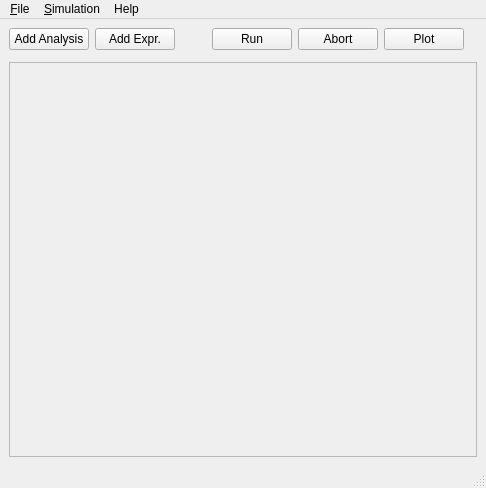
<?xml version="1.0" encoding="UTF-8"?>
<ui version="4.0">
 <class>SimWin</class>
 <widget class="QMainWindow" name="SimWin">
  <property name="geometry">
   <rect>
    <x>0</x>
    <y>0</y>
    <width>486</width>
    <height>488</height>
   </rect>
  </property>
  <property name="windowTitle">
   <string>MainWindow</string>
  </property>
  <property name="windowIcon">
   <iconset resource="bench.qrc">
    <normaloff>:/bench.svg</normaloff>:/bench.svg</iconset>
  </property>
  <widget class="QWidget" name="centralwidget">
   <layout class="QVBoxLayout" name="verticalLayout">
    <item>
     <layout class="QHBoxLayout" name="horizontalLayout">
      <item>
       <widget class="QPushButton" name="btnSim">
        <property name="text">
         <string>Add Analysis</string>
        </property>
       </widget>
      </item>
      <item>
       <widget class="QPushButton" name="btnExpr">
        <property name="text">
         <string>Add Expr.</string>
        </property>
       </widget>
      </item>
      <item>
       <spacer name="horizontalSpacer">
        <property name="orientation">
         <enum>Qt::Horizontal</enum>
        </property>
        <property name="sizeHint" stdset="0">
         <size>
          <width>40</width>
          <height>20</height>
         </size>
        </property>
       </spacer>
      </item>
      <item>
       <widget class="QPushButton" name="btnRun">
        <property name="text">
         <string>Run</string>
        </property>
       </widget>
      </item>
      <item>
       <widget class="QPushButton" name="btnStop">
        <property name="text">
         <string>Abort</string>
        </property>
       </widget>
      </item>
      <item>
       <widget class="QPushButton" name="btnPlot">
        <property name="text">
         <string>Plot</string>
        </property>
       </widget>
      </item>
      <item>
       <widget class="QLabel" name="status">
        <property name="text">
         <string>&lt;Status&gt;</string>
        </property>
       </widget>
      </item>
     </layout>
    </item>
    <item>
     <widget class="FileFrame" name="fileFrame">
      <property name="frameShape">
       <enum>QFrame::StyledPanel</enum>
      </property>
      <property name="frameShadow">
       <enum>QFrame::Plain</enum>
      </property>
     </widget>
    </item>
    <item>
     <widget class="QScrollArea" name="scrollArea">
      <property name="widgetResizable">
       <bool>true</bool>
      </property>
      <property name="alignment">
       <set>Qt::AlignLeading|Qt::AlignLeft|Qt::AlignTop</set>
      </property>
      <widget class="QWidget" name="scrollAreaWidgetContents">
       <property name="geometry">
        <rect>
         <x>0</x>
         <y>0</y>
         <width>472</width>
         <height>392</height>
        </rect>
       </property>
       <layout class="QVBoxLayout" name="verticalLayout_2">
        <item>
         <widget class="QWidget" name="topArea" native="true"/>
        </item>
       </layout>
      </widget>
     </widget>
    </item>
   </layout>
  </widget>
  <widget class="QMenuBar" name="menubar">
   <property name="geometry">
    <rect>
     <x>0</x>
     <y>0</y>
     <width>486</width>
     <height>20</height>
    </rect>
   </property>
   <widget class="QMenu" name="menu_File">
    <property name="title">
     <string>&amp;File</string>
    </property>
    <addaction name="actionNew"/>
    <addaction name="actionOpen"/>
    <addaction name="actionSave"/>
    <addaction name="actionSaveAs"/>
    <addaction name="separator"/>
    <addaction name="actionExit"/>
   </widget>
   <widget class="QMenu" name="menu_Simulation">
    <property name="title">
     <string>&amp;Simulation</string>
    </property>
    <addaction name="actionRun"/>
    <addaction name="actionAbort"/>
    <addaction name="separator"/>
    <addaction name="actionPlot"/>
   </widget>
   <widget class="QMenu" name="menuHelp">
    <property name="title">
     <string>Help</string>
    </property>
    <addaction name="actionAbout"/>
    <addaction name="actionAboutQt"/>
   </widget>
   <addaction name="menu_File"/>
   <addaction name="menu_Simulation"/>
   <addaction name="menuHelp"/>
  </widget>
  <widget class="QStatusBar" name="statusbar"/>
  <action name="actionNew">
   <property name="text">
    <string>&amp;New</string>
   </property>
   <property name="shortcut">
    <string>Ctrl+N</string>
   </property>
  </action>
  <action name="actionOpen">
   <property name="text">
    <string>&amp;Open</string>
   </property>
   <property name="shortcut">
    <string>Ctrl+O</string>
   </property>
  </action>
  <action name="actionSave">
   <property name="text">
    <string>&amp;Save</string>
   </property>
   <property name="shortcut">
    <string>Ctrl+S</string>
   </property>
  </action>
  <action name="actionSaveAs">
   <property name="text">
    <string>Save &amp;As</string>
   </property>
  </action>
  <action name="actionExit">
   <property name="text">
    <string>&amp;Exit</string>
   </property>
   <property name="shortcut">
    <string>Ctrl+Q</string>
   </property>
  </action>
  <action name="actionRun">
   <property name="text">
    <string>&amp;Run</string>
   </property>
   <property name="shortcut">
    <string>Ctrl+R</string>
   </property>
  </action>
  <action name="actionAbort">
   <property name="text">
    <string>Abort</string>
   </property>
  </action>
  <action name="actionPlot">
   <property name="text">
    <string>&amp;Plot</string>
   </property>
   <property name="shortcut">
    <string>Ctrl+P</string>
   </property>
  </action>
  <action name="actionAbout">
   <property name="icon">
    <iconset resource="bench.qrc">
     <normaloff>:/bench.svg</normaloff>:/bench.svg</iconset>
   </property>
   <property name="text">
    <string>About</string>
   </property>
  </action>
  <action name="actionAboutQt">
   <property name="text">
    <string>aboutQt</string>
   </property>
  </action>
 </widget>
 <customwidgets>
  <customwidget>
   <class>FileFrame</class>
   <extends>QFrame</extends>
   <header>.fileframe</header>
   <container>1</container>
  </customwidget>
 </customwidgets>
 <resources>
  <include location="bench.qrc"/>
 </resources>
 <connections>
  <connection>
   <sender>actionExit</sender>
   <signal>triggered()</signal>
   <receiver>SimWin</receiver>
   <slot>close()</slot>
   <hints>
    <hint type="sourcelabel">
     <x>-1</x>
     <y>-1</y>
    </hint>
    <hint type="destinationlabel">
     <x>242</x>
     <y>243</y>
    </hint>
   </hints>
  </connection>
  <connection>
   <sender>btnRun</sender>
   <signal>clicked()</signal>
   <receiver>actionRun</receiver>
   <slot>trigger()</slot>
   <hints>
    <hint type="sourcelabel">
     <x>327</x>
     <y>36</y>
    </hint>
    <hint type="destinationlabel">
     <x>-1</x>
     <y>-1</y>
    </hint>
   </hints>
  </connection>
  <connection>
   <sender>btnStop</sender>
   <signal>clicked()</signal>
   <receiver>actionAbort</receiver>
   <slot>trigger()</slot>
   <hints>
    <hint type="sourcelabel">
     <x>385</x>
     <y>36</y>
    </hint>
    <hint type="destinationlabel">
     <x>-1</x>
     <y>-1</y>
    </hint>
   </hints>
  </connection>
  <connection>
   <sender>btnPlot</sender>
   <signal>clicked()</signal>
   <receiver>actionPlot</receiver>
   <slot>trigger()</slot>
   <hints>
    <hint type="sourcelabel">
     <x>390</x>
     <y>36</y>
    </hint>
    <hint type="destinationlabel">
     <x>-1</x>
     <y>-1</y>
    </hint>
   </hints>
  </connection>
 </connections>
</ui>
